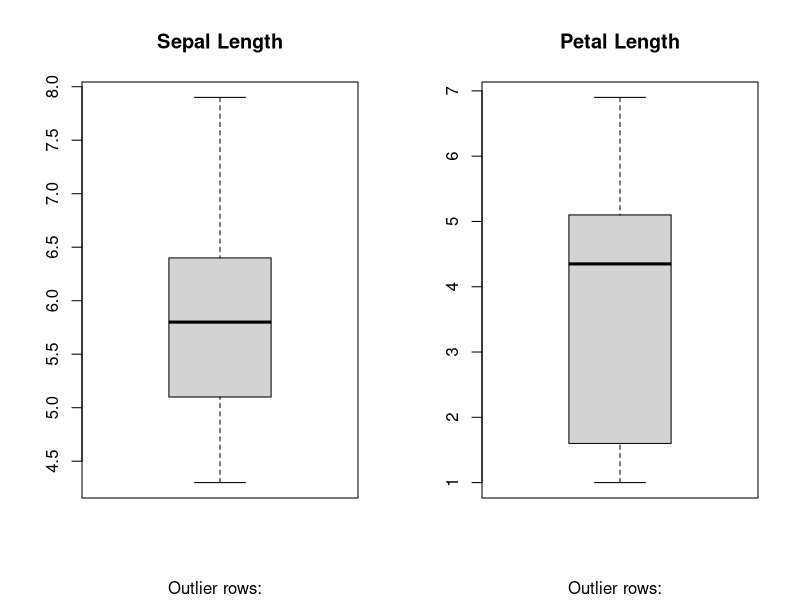
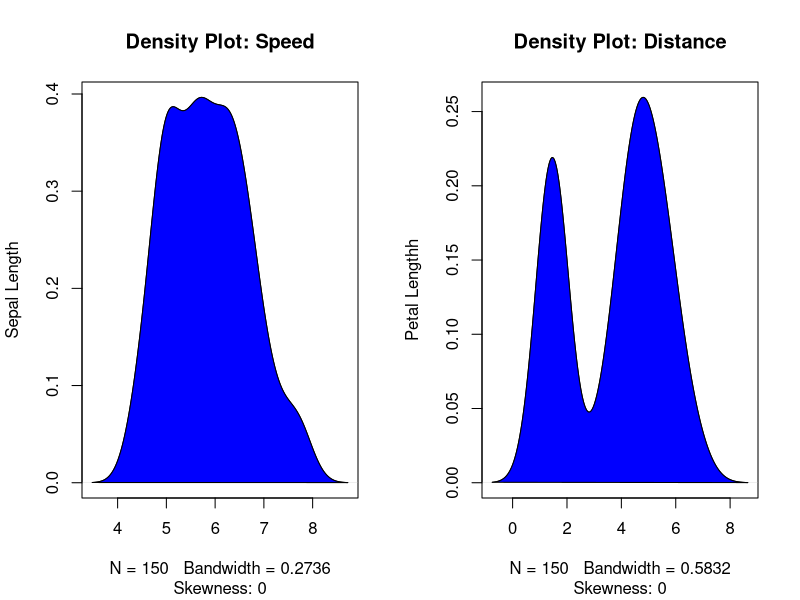
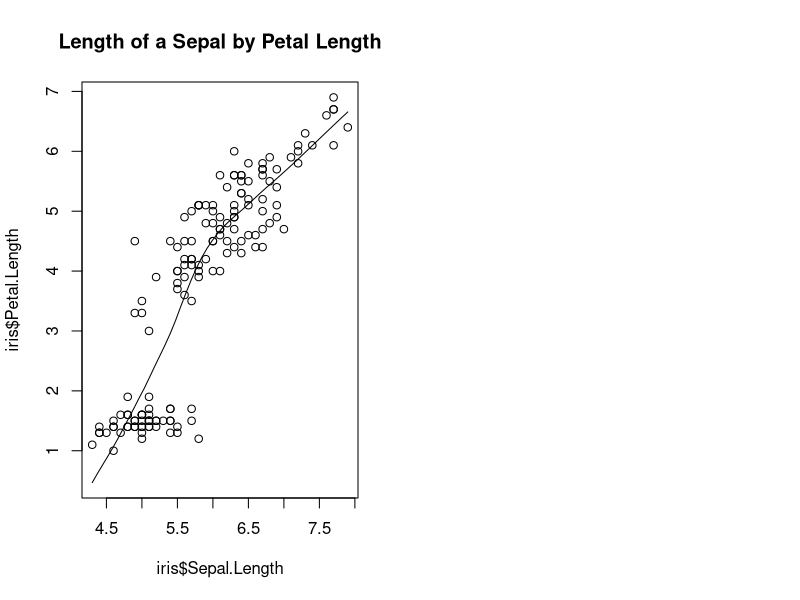

The R source for these figures, in order: (Note: this script raises an error after producing the figures.)
## ---- chunk 1
data("iris")
head(iris)
## ---- chunk 2
par(mfrow=c(1,2)) #DIVIDE GRAPH IN TWO COLUMNS 

boxplot(iris$Sepal.Length, main = "Sepal Length", sub=paste("Outlier rows: ", 
  boxplot.stats(iris$Sepal.Length)$out))


boxplot(iris$Petal.Length, main = "Petal Length", sub=paste("Outlier rows: ", 
  boxplot.stats(iris$Petal.Length)$out))


library(e1071) #for skewness function 
par(mfrow=c(1,2)) #divide graph area into two columns 

plot(density(iris$Sepal.Length), main = "Density Plot: Speed", 
     ylab = "Sepal Length", sub=paste("Skewness:", 
                                   round(e1071::skewness(iris$Sepal.Length))))

polygon(density(iris$Sepal.Length), col = "blue")

plot(density(iris$Petal.Length), main = "Density Plot: Distance", 
     ylab = "Petal Lengthh", sub=paste("Skewness:", 
                                   round(e1071::skewness(iris$Petal.Length))))

polygon(density(iris$Petal.Length), col = "blue")
## ---- chunk 3
scatter.smooth(x=iris$Sepal.Length, y = iris$Petal.Length, main = "Length of a Sepal by Petal Length")

cor(iris$Sepal.Length, iris$Petal.Length)

relation <- lm(formula = iris$Petal.Length~iris$Sepal.Length)
print(relation)
summary(relation)
## ---- chunk 4
set.seed(100)

trainindex <- sample(1:nrow(iris), 0.8*nrow(iris)) #training rows index 
traindata <- iris[trainindex,]

testdata <- iris[-trainindex,]

Petal.Lengthmd <- lm(Petal.Length~Sepal.Length, data = traindata)
Petal.Lengthpd <- predict(relationmd, testdata)

summary(Petal.Lengthmd)
## ---- chunk 5

actual_preds <- data.frame(cbind(actuals=testdata$Petal.Length,
                                 predicteds = Petal.Lengthpd)) #make the actuals_preds a data frame 

correlation_acc <- cor(actual_preds) ## 

###
correlation_acc
actual_preds

head(actual_preds)
## ---- chunk 6


min_max_acc <- mean(apply(actual_preds,1, min)/
                      apply(actual_preds,1, max))

min_max_acc
## ---- chunk 7
mape <- mean(abs((actual_preds$predicteds - actual_preds$actuals))/actual_preds$actuals)

mape

## ---- chunk 8

library(caret)
install.packages("caret")

ctrl <- trainControl(method = "cv", number =5)

model <- train(dist~speed, data =cars, method = "lm", trControl = ctrl)

print(model)

model$finalModel

model$resample
